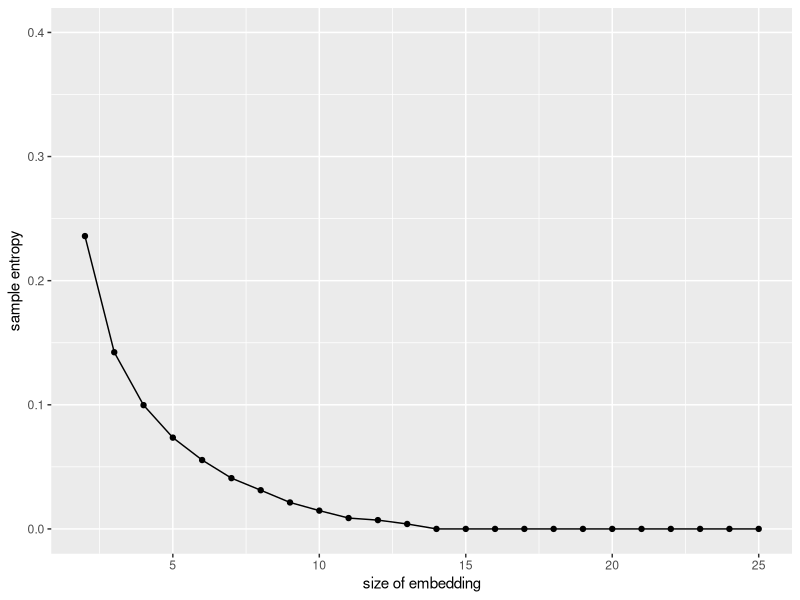
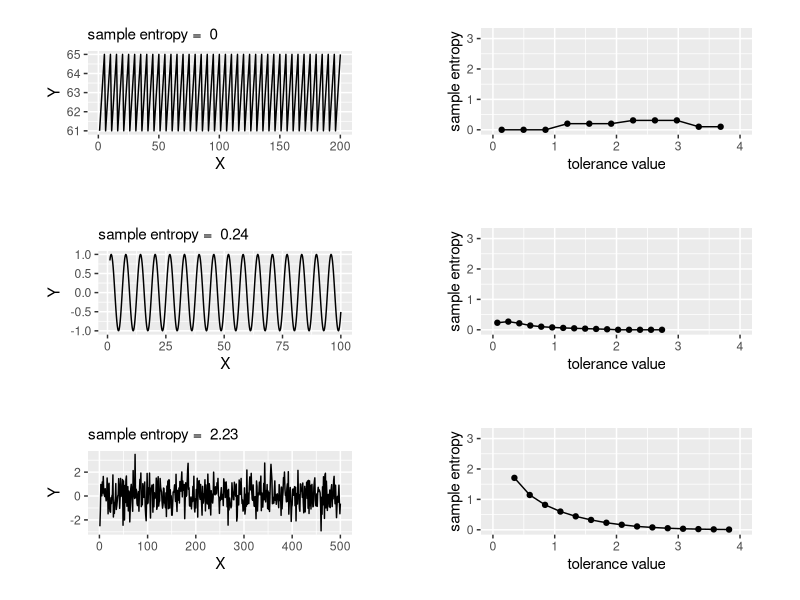

The R source for these figures, in order: (Note: this script raises an error after producing the figures.)
library(pracma)
library(tidyverse)

# zero entropy
ts <- rep(61:65, 40)
zero_ent <- qplot(seq(1, length(ts)), ts, geom = 'line') + 
  labs(x = "X", y = "Y", subtitle  = paste('sample entropy = ', 
                                       sample_entropy(ts)))

# highly deterministic time series (sine wave)
low_det <- qplot(seq(1,100,by=0.2), sin(seq(1,100,by=0.2)), geom = 'line') +
  labs(x = "X", y = "Y", 
       subtitle  = paste('sample entropy = ', 
                         sample_entropy(sin(seq(1,100, by=0.2))) %>% round(2)))

# random noise
high_rand <- qplot(seq(1, 500), rnorm(500), geom = 'line') +
  labs(x = "X", y = "Y", 
       subtitle  = paste('sample entropy = ', 
                         sample_entropy(rnorm(500),) %>% round(2)))

#### Why isn't entropy 0 for sine wave?
d_sin <-  sin(seq(1,100, by=0.2)) 
r_vals <-  seq(0.1, 4, by = 0.25) * sd(d_sin)
samp_ents <- r_vals %>% purrr::map_dbl(function(x) sample_entropy(ts = d_sin, r = x)) 

rsim_sin <- qplot(r_vals, samp_ents, geom = c('line', 'point')) + 
  labs(x = 'tolerance value', y = 'sample entropy') +
  lims(x = c(0, 4), y = c(0,3.2))

# vary the embedding dimension
edim_vals <- 2:25
samp_ents_m <- edim_vals %>% purrr::map_dbl(function(x) sample_entropy(ts = d_sin, edim = x)) 

qplot(edim_vals, samp_ents_m, geom = c('line', 'point')) + 
  lims(y = c(0, 0.4)) +
  labs(x = 'size of embedding', y = 'sample entropy')

## What about the repeating pattern? 
ts_r_vals <- seq(0.1, 4, by = 0.25) * sd(ts)
ts_samp_ents <- ts_r_vals %>% purrr::map_dbl(function(x) sample_entropy(ts = ts, r = x)) 

rsim_ts <- qplot(ts_r_vals, ts_samp_ents, geom = c('line', 'point')) + 
  labs(x = 'tolerance value', y = 'sample entropy') +
  lims(x = c(0, 4), y = c(0, 3.2))

## What about random noise? 
d_rand <- rnorm(200)
rand_r_vals <- seq(0.1, 4, by = 0.25) * sd(d_rand)
rand_samp_ents <- rand_r_vals %>% purrr::map_dbl(function(x) sample_entropy(ts = d_rand, r = x)) 

rsim_rand <- qplot(rand_r_vals, rand_samp_ents, geom = c('line', 'point')) + 
  labs(x = 'tolerance value', y = 'sample entropy') +
  lims(x = c(0, 4), y = c(0,3.2))

## plot timeseries with entropy s a function of tolerance

cowplot::plot_grid(zero_ent, rsim_ts,
                   low_det, rsim_sin,
                   high_rand, rsim_rand,
                   scale = 0.8,
                   ncol = 2)

## What about the number of samples within a time frame?

sample_entropy(sin(seq(1,100, by=0.2))) # ~500 data points
sample_entropy(sin(seq(1,100, by=0.1))) # ~1000 data points

## What about the length of time series

sample_entropy(sin(seq(1,10, by=0.2)), edim = 1) # ~500 data points
sample_entropy(sin(seq(1,100, by=0.1))) # ~1000 data points
